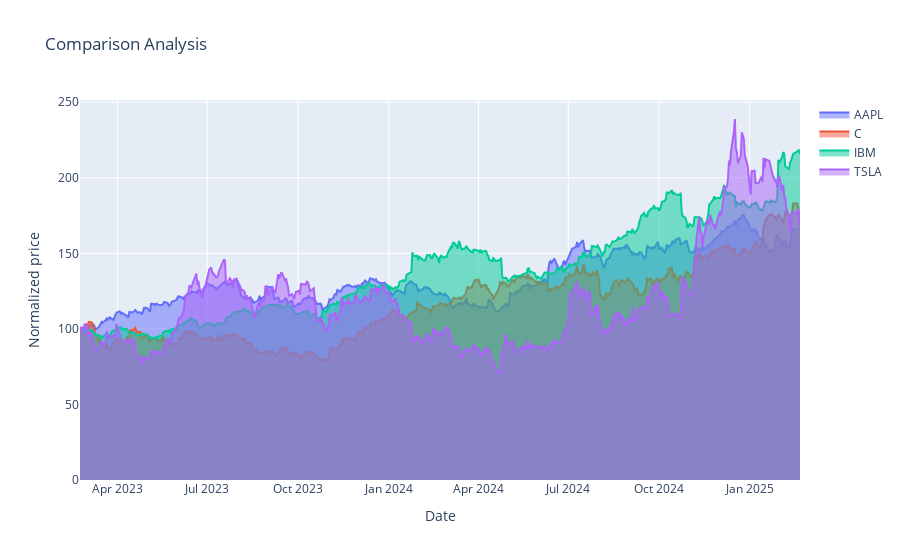

This figure's notebook cell:
### Markdown cell above
## adding fill

### Code cell
# note the changes it makes to the graph simply by doing  fill='tozeroy'
fig = go.Figure(data=[go.Scatter(x=norm.index, y=norm[ticker], name=ticker, fill='tozeroy') for ticker in norm.columns])
fig.update_layout(title='Comparison Analysis',
                   xaxis_title='Date',
                   yaxis_title='Normalized price')
fig.show()

### Figure 1 — Plotly figure (JSON) as saved in the notebook; plotly's stock layout.template omitted (floating-point values rounded to 4 significant figures; data arrays with more than 128 entries replaced by an {"elided": "..."} marker saying what was removed)
{"data": [{"fill": "tozeroy", "name": "AAPL", "type": "scatter", "x": {"elided": "502 str values"}, "y": {"elided": "502 float values"}}, {"fill": "tozeroy", "name": "C", "type": "scatter", "x": {"elided": "502 str values"}, "y": {"elided": "502 float values"}}, {"fill": "tozeroy", "name": "IBM", "type": "scatter", "x": {"elided": "502 str values"}, "y": {"elided": "502 float values"}}, {"fill": "tozeroy", "name": "TSLA", "type": "scatter", "x": {"elided": "502 str values"}, "y": {"elided": "502 float values"}}], "layout": {"title": {"text": "Comparison Analysis"}, "xaxis": {"title": {"text": "Date"}}, "yaxis": {"title": {"text": "Normalized price"}}}}
